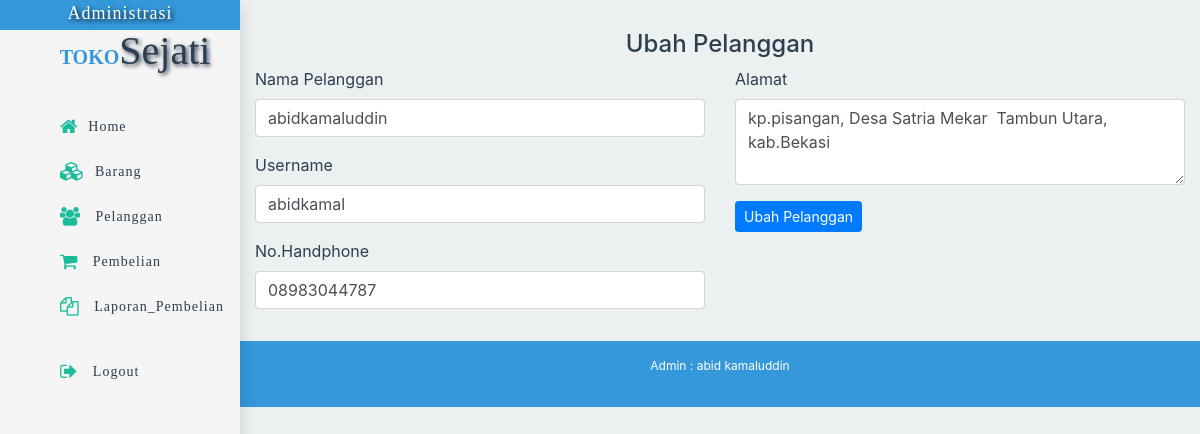
/admin/index.php?halaman=ubahplg&id=4 (signed in), run on the app's committed database.
### tables this page shows
CREATE TABLE `pelanggan` (
  `id_pelanggan` int(5) NOT NULL,
  `username` varchar(15) NOT NULL,
  `password_plg` varchar(15) NOT NULL,
  `nama_pelanggan` varchar(25) NOT NULL,
  `telpon_pelanggan` varchar(15) NOT NULL,
  `foto_pelanggan` varchar(100) NOT NULL,
  `alamat` text NOT NULL
);

### admin/ubahplg.php (the view, shortened to what this page needs)
<h4 class="text-center dm">Ubah Pelanggan</h4>
<?php
$ambil = $db->query("SELECT * FROM pelanggan WHERE id_pelanggan='$_GET[id]'");
$row = $ambil->fetch_assoc();
?>
<form action="" method="POST">
    <div class="row">
            <div class="col-md-6 col-12">
                <div class="form-group">
                    <label for="nama_pelanggan">Nama Pelanggan</label>
                    <input class="form-control" type="text" id="nama_pelanggan" name="nama_pelanggan" placeholder="Masukan Nama Pelanggan"
                    value="<?php echo $row['nama_pelanggan']; ?>"   required>
                </div>
                <div class="form-group">
                    <label for="username">Username</label>
                    <input class="form-control" type="text" id="username" name="username" placeholder="Masukan Username" value="<?php echo $row['username']; ?>" required>
                </div>
                <div class="form-group">
                    <label for="no_handphone">No.Handphone</label>
                    <input class="form-control" type="number" id="no_handphone" name="no_handphone" placeholder="Masukan Nomor Handphone" value="<?php echo $row['telpon_pelanggan']; ?>">
                </div>
            </div>
            <div class="col-md-6 col-12">
                <div class="form-group">
                    <label for="alamat">Alamat</label>
                    <textarea class="form-control" cols="100" rows="3" name="alamat" id="alamat" placeholder="Masukan Alamat Lengkap" ><?php echo $row['alamat']; ?></textarea>
                </div>
                <div class="form-group">
                    <button class="btn btn-sm btn-primary" type="submit" name="submit"> Ubah Pelanggan</button>
                </div>
            </div>
    </div>
</form>

### warna.css (style rules this page uses)
*, *::before, *::after { box-sizing: border-box; }
html { background: #ecf0f1; scroll-behavior: smooth; }
body { font-family: 'Times New Roman', Times, serif; font-size: 1em; color: #2c3e50; }
.dm { margin-top: 30px; }

### data on the page
pelanggan: nama_pelanggan "abidkamaluddin", username "abidkamal", no_handphone "08983044787", alamat "kp.pisangan, Desa Satria Mekar Tambun Utara, kab.Bekasi"

### other printed values
$_SESSION["admintoko"]["namaAdmin"] "abid kamaluddin"
